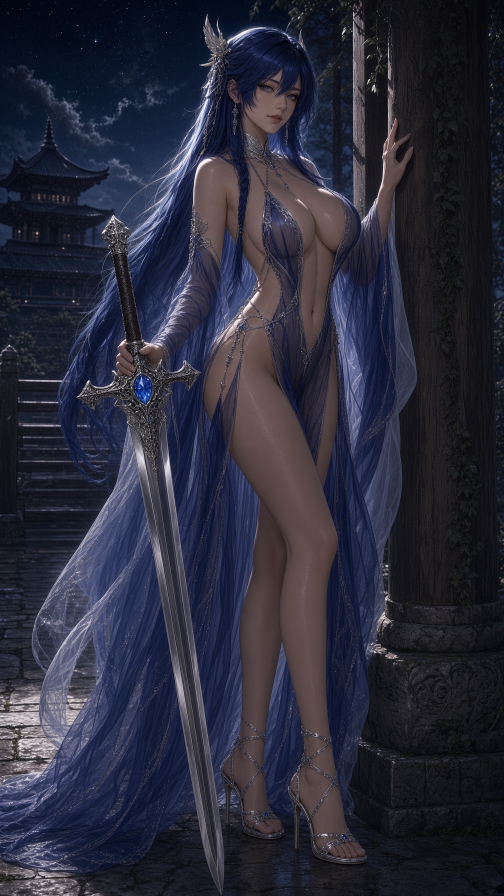
#> input picture prototypes/lanyi-dynamic-portrait/assets/source_original.jpg, 1008 x 1792 px, found by its file name (shown at 1/2 size)
$ python build_blink.py
#> lines starting #> are read from the running program, lines starting #| are printed output that depends on the picture; after the words box and inside, x2 and y2 are one past the last pixel; in counts of white or black regions, pixels touching at a corner belong together
"""Bot-authored: build 33 staged closed-eyelid patches for lanyi from the original RGB.
For each eye column: the upper lash band slides down to the lower lid line; the area it
uncovers above is filled with a smooth skin model fitted from surrounding clean skin
(normalized Gaussian convolution of original skin pixels). Supersampled 4x for AA.
Output: assets/blink/eye{L,R}_stage_XX.png (RGBA, alpha only where lid changes)."""
import json, numpy as np
from PIL import Image
import cv2
def gaussian_filter(a,sig):
    return cv2.GaussianBlur(np.ascontiguousarray(a,dtype=np.float64),(0,0),sig,borderType=cv2.BORDER_REFLECT)
ROOT='/workspace/lanyi-portrait-v2-bot/'
src=np.asarray(Image.open(ROOT+'assets/source_original.jpg').convert('RGB')).astype(np.float64)
H,W,_=src.shape
#> H = 1792; W = 1008
SS=4
EYES={
 'L':dict(box=[504,158,558,194],
   U=[(512,175.5),(516,173.2),(518,172.5),(522,173.0),(528,173.0),(532,173.2),(536,173.5),(540,174.5),(543,176.5),(545,179.0),(547,181.5),(549,183.0)],
   L=[(512,176.0),(516,177.5),(518,178.5),(522,180.5),(527,182.3),(532,183.0),(538,182.6),(542,182.3),(546,181.8),(549,183.0)],
   lash=4.3),
 'R':dict(box=[568,183,600,205],
   U=[(574,193.5),(576,192.6),(578,192.2),(582,192.2),(586,191.6),(589,192.3),(592,193.5)],
   L=[(574,194.0),(576,195.5),(578,197.0),(582,198.0),(586,199.0),(589,199.0),(592,198.6)],
   lash=3.7),
}
def interp(pts,xs):
    px=np.array([p[0] for p in pts],float); py=np.array([p[1] for p in pts],float)
    return np.interp(xs,px,py)

def skin_model(box,excl):
    x0,y0,x1,y1=box; pad=10
    X0,Y0,X1,Y1=x0-pad,y0-pad,x1+pad,y1+pad
    reg=src[Y0:Y1,X0:X1]
    lum=reg@[0.299,0.587,0.114]
    m=((lum>70)&(reg[...,0]>reg[...,2]+8)).astype(float)
    m[excl[Y0:Y1,X0:X1]]=0
    out=np.zeros_like(reg)
    den=gaussian_filter(m,3.0)
    for k in range(3): out[...,k]=gaussian_filter(reg[...,k]*m,3.0)/np.maximum(den,1e-6)
    # widen to fill sparse holes
    den2=gaussian_filter(m,7.0); out2=np.zeros_like(reg)
    for k in range(3): out2[...,k]=gaussian_filter(reg[...,k]*m,7.0)/np.maximum(den2,1e-6)
    a=np.clip(den/0.25,0,1)[...,None]
    model=a*out+(1-a)*out2
    return model[pad:-pad,pad:-pad]

meta={}
for name,e in EYES.items():
    x0,y0,x1,y1=e['box']; bw,bh=x1-x0,y1-y0
    # exclusion: eye opening + lash band (not skin)
    excl=np.zeros((H,W),bool)
    for x in range(x0,x1):
        u=interp(e['U'],[x+0.5])[0]; l=interp(e['L'],[x+0.5])[0]
        excl[int(u-e['lash']-1):int(l+2),x]=True
    skin=skin_model(e['box'],excl)
    # supersampled original + skin
    big=np.asarray(Image.fromarray(src[y0:y1,x0:x1].astype(np.uint8)).resize((bw*SS,bh*SS),Image.BICUBIC)).astype(float)
    bigskin=np.asarray(Image.fromarray(np.clip(skin,0,255).astype(np.uint8)).resize((bw*SS,bh*SS),Image.BICUBIC)).astype(float)
    xs=x0+(np.arange(bw*SS)+0.5)/SS
    ys=y0+(np.arange(bh*SS)+0.5)/SS
    xmin=min(p[0] for p in e['U']); xmax=max(p[0] for p in e['U'])
    U=interp(e['U'],xs); Lw=interp(e['L'],xs)
    inside=(xs>=xmin)&(xs<=xmax)
    C=Lw-0.4  # closed lid line sits on the lower lid
    taper=np.clip((xs-xmin)/2.5,0,1)*np.clip((xmax-xs)/2.5,0,1)
    taper=taper*taper*(3-2*taper)
    gap=np.where(inside,np.maximum(C-U,0),0)*taper
    YY=ys[:,None]
    for s in range(33):
        c=s/32.0
        d=gap*c                       # lash band shift per column
        lt=U-e['lash']                # original lash band top
        thick=e['lash']*(1-0.25*c)    # slightly thinner lash line when closed
        E=U+d                         # current lid edge (bottom of lash band)
        out=big.copy()
        # 1) skin of the eyelid between original lash top and new lash top
        newtop=E-thick
        lidmask=(YY>=lt[None,:])&(YY<newtop[None,:])
        # soft shadow toward lash line
        dist=(newtop[None,:]-YY)
        shade=1-0.10*np.exp(-np.clip(dist,0,None)/1.6)
        # eyelid = continuation of the skin row just above the lash band (per column, lightly
        # smoothed horizontally), decaying into the darkened skin model; hair-dark seeds fall back
        # to the model. Nothing above the original lash top is touched.
        seed_y=lt-1.2
        iy0=np.clip(((seed_y-y0)*SS-0.5).round().astype(int),0,bh*SS-1)
        seed=np.stack([big[iy0[i]-SS:iy0[i]+1,i].mean(0) for i in range(bw*SS)])
        seed=cv2.GaussianBlur(seed[None].astype(np.float64),(0,0),sigmaX=SS*1.0,sigmaY=0.1)[0]
        slum=seed@np.array([0.299,0.587,0.114])
        ws=np.clip((slum-55)/25,0,1)
        model=bigskin*0.88
        dist_top=np.clip(YY-lt[None,:],0,None)
        wdec=(np.exp(-dist_top/3.5)*ws[None,:])[...,None]
        lid=wdec*seed[None,:,:]+(1-wdec)*model
        lid=lid*shade[...,None]
        out=np.where(lidmask[...,None],lid,out)
        # 2) lash band moved down: sample original lash band (rows lt..U) mapped to (newtop..E)
        band=(YY>=newtop[None,:])&(YY<E[None,:])
        frac=(YY-newtop[None,:])/np.maximum(thick,1e-3)
        srcy=lt[None,:]+frac*e['lash']
        iy=np.clip(((srcy-y0)*SS-0.5).round().astype(int),0,bh*SS-1)
        ix=np.broadcast_to(np.arange(bw*SS)[None,:],iy.shape)
        lashpix=big[iy,ix]
        # darken lashes slightly as eye closes so the closed line reads at 450px
        lashpix=lashpix*(1-0.12*c)
        out=np.where(band[...,None],lashpix,out)
        # restrict to eye columns
        out=np.where(inside[None,:,None],out,big)
        changed=(lidmask|band)&inside[None,:]
        small=np.asarray(Image.fromarray(np.clip(out,0,255).astype(np.uint8)).resize((bw,bh),Image.BOX)).astype(float)
        a=np.asarray(Image.fromarray((changed*255).astype(np.uint8)).resize((bw,bh),Image.BOX)).astype(float)/255
        a=np.clip(gaussian_filter(a,0.5)*1.6,0,1) if s>0 else a*0
        # where alpha>0 but pixel essentially unchanged, it's harmless (same RGB)
        rgba=np.dstack([small,a*255]).round().clip(0,255).astype(np.uint8)
        Image.fromarray(rgba,'RGBA').save(ROOT+f'assets/blink/eye{name}_stage_{s:02d}.png')
    meta[name]={'x':x0,'y':y0,'w':bw,'h':bh}
#> this loop made 2 passes
#> pass 1, in skin_model, `m=((lum>70)&(reg[...,0]>reg[...,2]+8)).astype(float)`:
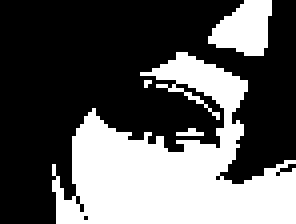
#> m: shape (56, 74) float64 (shown 4 times larger); values 0 (black) and 1 (white), 36.2% white; 4 white regions (2 under 20 px), largest, box (x1, y1, x2, y2) and area: (13, 13, 74, 56) 1335, (52, 0, 68, 14) 153
#> after the loop:
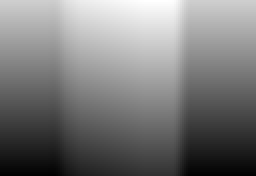
#> dist: shape (88, 128) float64 (shown 2 times larger); min -14.3, max 12.7, mean -1.35; drawn with min black and max white
#> after the loop:
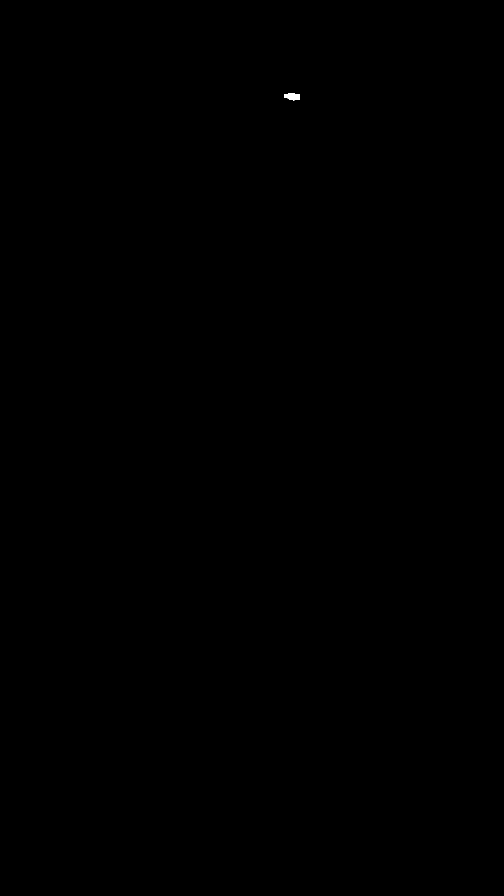
#> excl: shape (1792, 1008) bool (shown at 1/2 size); 0.02% white; 1 white region, box (x1, y1, x2, y2) and area: (568, 186, 600, 201) 362
#> after the loop:
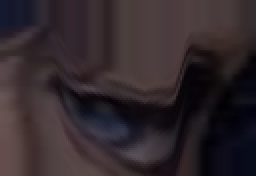
#> lashpix: shape (88, 128, 3) float64 (shown 2 times larger); mean R, G, B 50.7, 40.7, 44.9
#> after the loop:
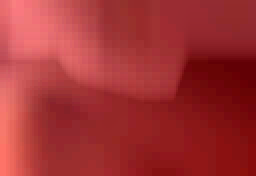
#> lid: shape (88, 128, 3) float64 (shown 2 times larger); mean R, G, B 76.9, 61.5, 61.7; drawn with min black and max white
#> after the loop:
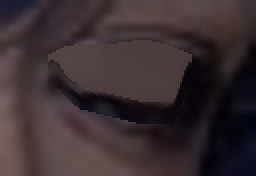
#> out: shape (88, 128, 3) float64 (shown 2 times larger); mean R, G, B 58.9, 46.4, 49.6
#> after the loop:
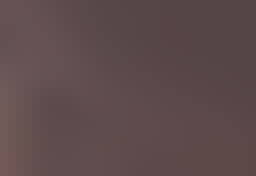
#> skin: shape (22, 32, 3) float64 (shown 8 times larger); mean R, G, B 94, 75.3, 75.6
#> after the loop, meta = 2 items
json.dump(meta,open(ROOT+'assets/blink/blink_meta.json','w'))
print(meta)
#| {'L': {'x': 504, 'y': 158, 'w': 54, 'h': 36}, 'R': {'x': 568, 'y': 183, 'w': 32, 'h': 22}}
